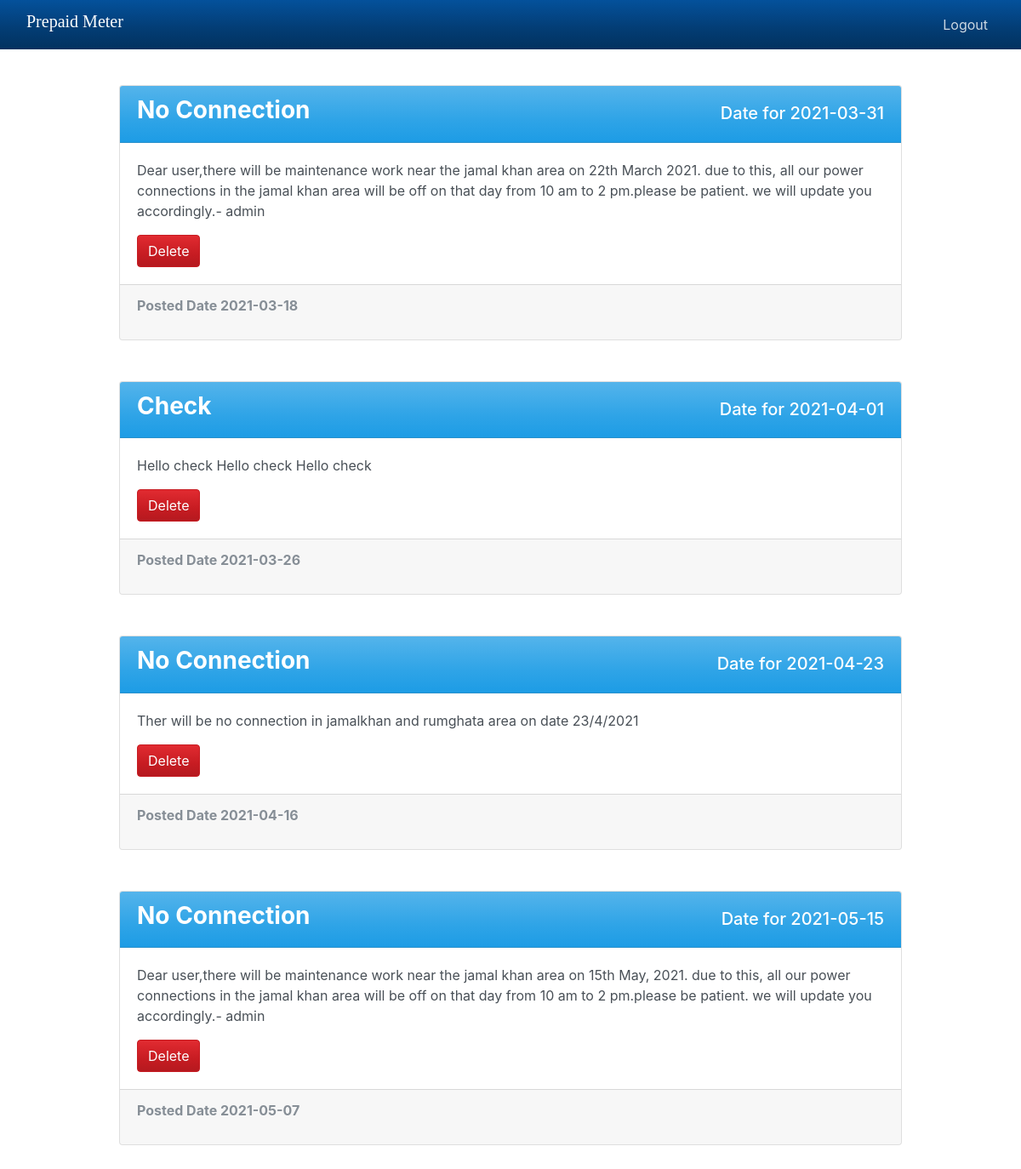
Screenshot of /announcement.php (signed in) with the database file from the repository.
### tables this page shows
CREATE TABLE `notification` (
  `id` int(11) NOT NULL,
  `date_for` date NOT NULL,
  `subject` text NOT NULL,
  `message` text NOT NULL,
  `posted_date` date NOT NULL
);

### announcement.php (the view, shortened to what this page needs)
<?php
include ('server.php') ;
$query = "SELECT * FROM notification ORDER BY date_for ASC";
$result = mysqli_query($db, $query);
?>
<!doctype html>
<html lang="en">
<head>
    <link rel="stylesheet" href="https://cdn.jsdelivr.net/npm/bootstrap@4.5.3/dist/css/bootstrap.min.css">
    <link rel="stylesheet" href="https://use.fontawesome.com/releases/v5.8.1/css/all.css">
    <link rel="stylesheet" href="//cdn.datatables.net/1.10.22/css/jquery.dataTables.min.css">
    <link rel="stylesheet" href="css/style.css">
</head>
<body id="announcement_list">
    <header>
        <nav class="navbar navbar-expand-lg navbar-dark bg-dark fixed-top">
            <div class="container-fluid">
                <h4>
                    <a href="adindex.php" class="navbar-brand">Prepaid Meter</a>
                </h4>
                <div id="menu" class="collapse navbar-collapse">
                    <ul class="navbar-nav ml-auto">
                        <li class="nav-item"><a href="announcement.php?logout='1'" class="nav-link">Logout</a></li>
                    </ul>
                </div>
            </div>
        </nav>
    </header>
    <section id="announcement_nav">
        <div class="container">
             <div class="row justify-content-center">
                <div class="col-10">
                    <?php
            foreach ($result as $data) {
                ?>
                <div class="card mb-5">
                  <div class="card-header bg-primary text-white ">
                    <p class="h3 text-capitalize text-white float-left font-weight-bold"><?php echo $data['subject']; ?></p>
                    <p class="h5 text-white float-right pt-2">Date for <?php echo $data['date_for']; ?></p>
                  </div>
                  <div class="card-body">
                    <p class="card-text"> <?php echo $data['message']; ?></p>
                    <button type="button" class="btn btn-danger"><a class="text-white" href="announcement.php?id=<?php echo $data['id'] ;?>">Delete</a></button>
                  </div>
                  <div class="card-footer text-muted">
                    <p class="font-weight-bold">Posted Date <?php echo $data['posted_date']; ?></p>
                  </div>
                </div>
            <?php }
            ?>
                </div>
            </div>
        </div>
    </section>
</body>
</html>

### css/style.css (style rules this page uses)
h1, h2, h3, h4, h5, h6 { font-family: 'Lobster', cursive; }
a:link, a:visited { text-decoration: none; border: none; }
#announcement_list #announcement_nav { padding-top: 100px; }

### rows the page displays
notification: subject "No Connection", date_for "2021-03-31", message "Dear user,there will be maintenance work near the jamal khan area on 22th March 2021. due to this, all our power connections in the jamal khan area will be off on that day from 10 am to 2 pm.please be patient. we will update you accordingly.- admin", posted_date "2021-03-18"
notification: subject "Check", date_for "2021-04-01", message "Hello check Hello check Hello check", posted_date "2021-03-26"
notification: subject "No Connection", date_for "2021-04-23", message "Ther will be no connection in jamalkhan and rumghata area on date 23/4/2021", posted_date "2021-04-16"
notification: subject "No Connection", date_for "2021-05-15", message "Dear user,there will be maintenance work near the jamal khan area on 15th May, 2021. due to this, all our power connections in the jamal khan area will be off on that day from 10 am to 2 pm.please be patient. we will update you accordingly.- admin", posted_date "2021-05-07"
